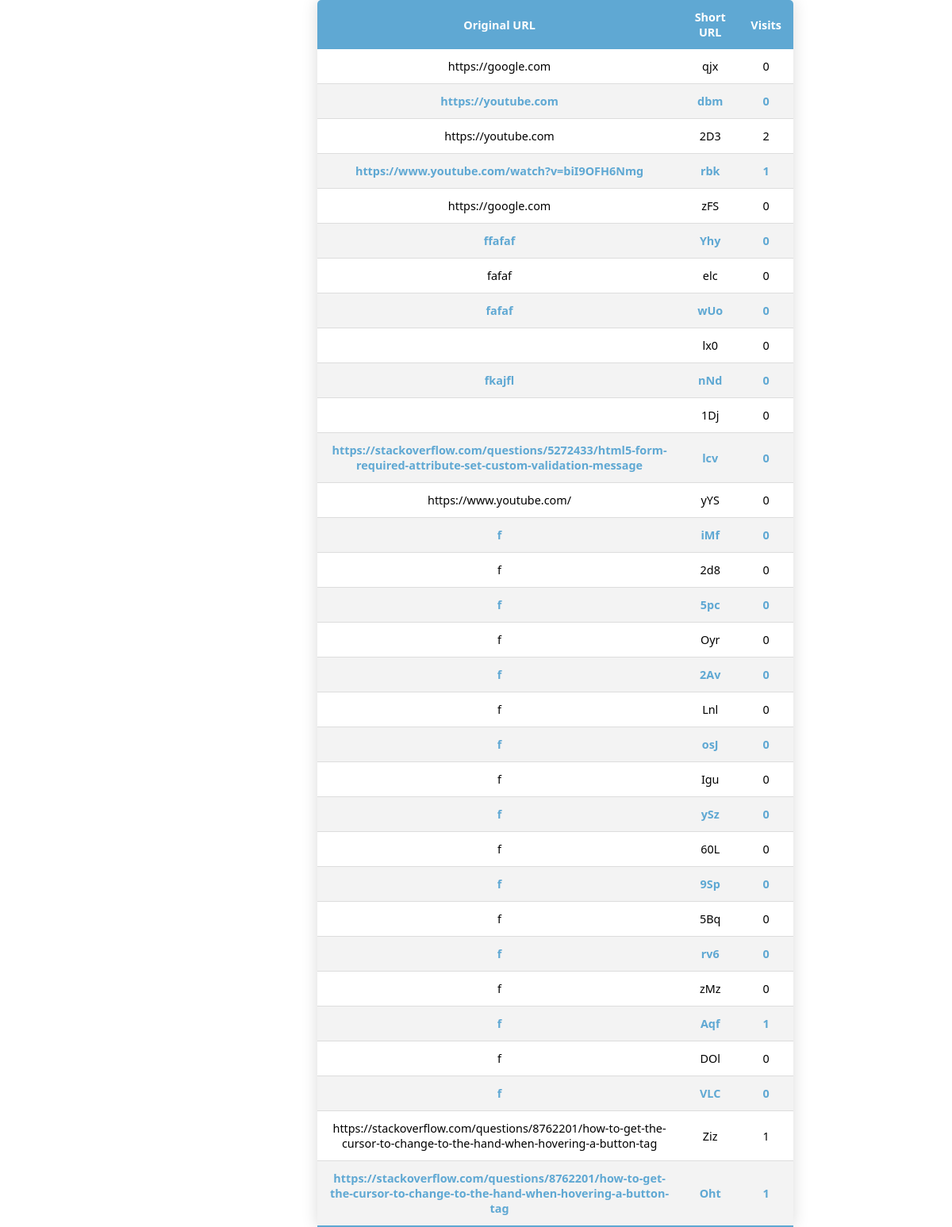
/stats, run on an earlier commit of the app's database.
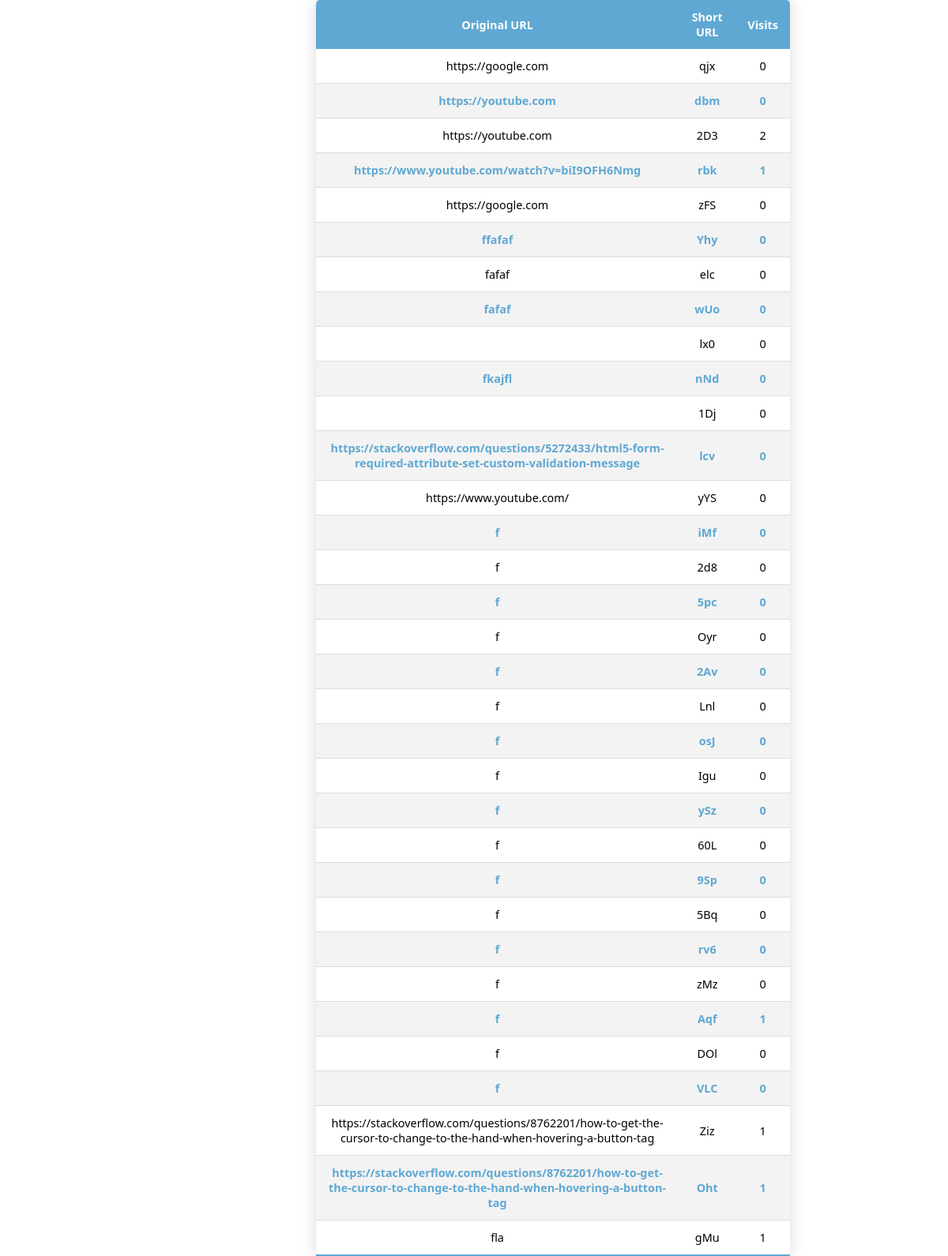
And on a later commit of the database.
### models.py (models this page shows, shortened)
class Link(db.Model):
    id = db.Column(db.Integer, primary_key=True)
    original_url = db.Column(db.String(512))
    short_url = db.Column(db.String(3), unique=True)
    visits = db.Column(db.Integer, default=0)
    date_created = db.Column(db.DateTime, default=datetime.now)

### routes.py (the view)
@short.route('/stats')
def stats():
    links = Link.query.all()
    return render_template('stats.html', links=links)

### templates/stats.html
<!DOCTYPE html>
<html>
    <head>
        <link rel="stylesheet" href="{{ url_for('static', filename='style.css') }}">
    </head>
    <body>
        <table class="content-table">
            <thead>
                <tr>
                    <th>Original URL</th>
                    <th>Short URL</th>
                    <th>Visits</th>
                </tr>
            </thead>
            <tbody>
                {% for link in links %}
                <tr>
                    <td>{{ link.original_url }}</td>
                    <td>{{ link.short_url }}</td>
                    <td>{{ link.visits }}</td>
                </tr>
                {% endfor %}
            </tbody>
        </table>
    </body>
</html>

What changed in the data, as far as the page shows it:
added Link: original_url "fla", short_url "gMu", visits "1"
